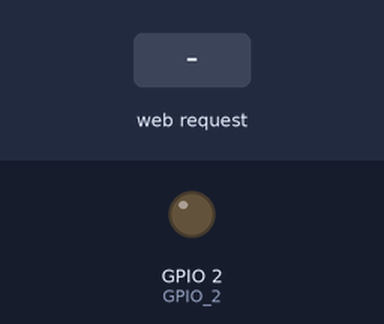
This sketch was run on a simulated ESP8266 (NodeMCU). On the bench: output pins drawn as LEDs (lit = HIGH). Inputs (shaded band) come from the test bench.

Above: at 1.2 s.
1.3 s: HTTP request GET /relay_ON received
At 1.8 s:
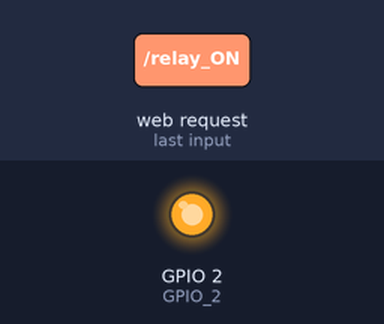
2.8 s: HTTP request GET /relay_OFF received
At 4.2 s:
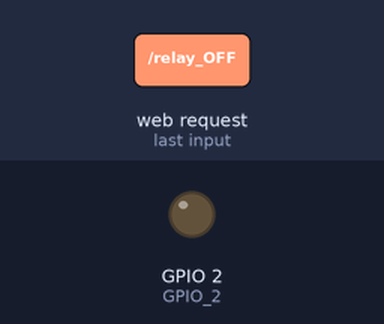
Timing chart, 0 to 5.8 s (numbered marks = the images above; inputs shaded):
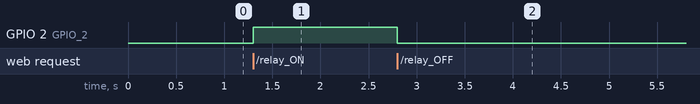

The sketch:

wifi_switch.ino
```cpp
/*Smart Plug - Captive Portal Home Automation
 * Requires no Wi-Fi to operate
 * Date:19-8-2019
 * Author: B.Aswinth Raj
 * Website: Electro-Med.com
 */

//Download all required header filers from Electro-Med.com
#include <ESP8266WiFi.h>
#include "DNSServer.h"
#include <ESP8266WebServer.h>

const byte        DNS_PORT = 53;          // 53 is set as DNS port
IPAddress         apIP(10, 10, 10, 1);    // Network Server
DNSServer         dnsServer;              // DNS server object
ESP8266WebServer  webServer(80);          // Webserver object

int GPIO_2 = 2; //Pin defanition - Relay will be connected to GPIO-0

/*START OF HMTL CODE*/
String style_detials =  //This String defines the style attributes for webpage
   "<style type=\"text/css\">"
   " body{"
    "  background-color: #a69695;"
    "}"
    "button{"
     " display: inline-block;"
    "}"
    "#buttons{"
     " text-align: center;"
    "}"

    ".controllButtons{"
     " margin-top: 15px;"
      "margin-left: 5px;"
      "background-color: white;"
      "padding: 10px;"
      "border:1px solid black;"
      "border-radius: 10px;"
      "cursor: pointer;"
      "font-size: 14px;"
    "}"

    ".controllButtons:hover{"
     " background-color: orange;"
      "padding: 10px;"
      "border:1px solid black;"
      "border-radius: 10px;"
      "cursor: pointer;"
      "font-size: 14px;"
    "}"

    "@media only screen and (max-width: 700px) {"
     " button{"
      "  display: block;"
      "}"
      "#buttons{"
       " margin-top: 10%;"
        "margin-left: 35%;"
      "}"
       " .controllButtons{"
        "  margin-top: 15px;"
        "margin-left: 5px;"
        "background-color: white;"
        "padding: 15px;"
        "border:1px solid black;"
        "border-radius: 10px;"
        "cursor: pointer;"
        "font-size: 16px;"
      "}"

      ".controllButtons:hover{"
       " background-color: orange;"
        "padding: 15px;"
        "border:1px solid black;"
        "border-radius: 10px;"
        "cursor: pointer;"
        "font-size: 16px;"
      "}"
    "}"

  "</style>";

String Home_Screen = "" //Page 1 - Home Screen HTML code
                      "<!DOCTYPE html><html>"
                      "<head><meta name=\"viewport\" content=\"width=device-width, initial-scale=1\">"
                      + style_detials +
                      "<div id=\"buttons\">"
                      "<a style=\"text-decoration:none;\" href=\"relay_ON\"> <button id=\"switchLight1\" class=\"controllButtons\">Turn ON</button> </a>"
                      "<a style=\"text-decoration:none;\" href=\"relay_OFF\"><button id=\"switchLight2\" class=\"controllButtons\">Turn OFF</button>  </a>"
                      "</div>"
                      "<body><h1>Welcome - Electro-Med</h1>"
                      "</body></html>";

String ON_Screen = "" //Page 2 - If device is turned ON
                      "<!DOCTYPE html><html>"
                      "<head><meta name=\"viewport\" content=\"width=device-width, initial-scale=1\">"
                      + style_detials +
                      "<div id=\"buttons\">"
                      "<a style=\"text-decoration:none;\" href=\"relay_ON\"> <button id=\"switchLight1\" class=\"controllButtons\">Turn ON</button> </a>"
                      "<a style=\"text-decoration:none;\" href=\"relay_OFF\"><button id=\"switchLight2\" class=\"controllButtons\">Turn OFF</button>  </a>"
                      "</div>"
                      "<body><h1>Smart Plug - Turned ON</h1>"
                      "</body></html>";

String OFF_Screen = "" //Page 3 - If device is turned OFF
                      "<!DOCTYPE html><html>"
                      "<head><meta name=\"viewport\" content=\"width=device-width, initial-scale=1\">"
                      + style_detials +
                      "<div id=\"buttons\">"
                      "<a style=\"text-decoration:none;\" href=\"relay_ON\"> <button id=\"switchLight1\" class=\"controllButtons\">Turn ON</button> </a>"
                      "<a style=\"text-decoration:none;\" href=\"relay_OFF\"><button id=\"switchLight2\" class=\"controllButtons\">Turn OFF</button>  </a>"
                      "</div>"
                      "<body><h1>Smart Plug - Turned OFF</h1>"
                      "</body></html>";

/*END OF HMTL CODE*/


void setup() {
  pinMode(LED_BUILTIN, OUTPUT); //LED pin as output for indication
  pinMode(GPIO_2, OUTPUT); //GPIO pin as output for Relay control

  WiFi.mode(WIFI_AP); //Set ESP in AP mode
  WiFi.softAPConfig(apIP, apIP, IPAddress(255, 255, 255, 0));
  WiFi.softAP("Electromed_Smart_Switch"); // Name your AP network

  dnsServer.start(DNS_PORT, "*", apIP);

  webServer.onNotFound([]() {
    webServer.sendHeader("Location", String("http://www.Electro-Med.com/home.html"), true); //Open Home screen by default
    webServer.send ( 302, "text/plain", "");
  });

  webServer.on("/home.html", []() {
    webServer.send(200, "text/html", Home_Screen);
  });

//ON_Screen
  webServer.on("/relay_ON", [](){ //If turn on Button is pressed
       digitalWrite(LED_BUILTIN, LOW); //Turn off LED
       digitalWrite(GPIO_2, HIGH);  //Turn off Relay
       webServer.send(200, "text/html", ON_Screen); //Display this screen
  });

//OFF_Screen
  webServer.on("/relay_OFF", [](){ //If turn off Button is pressed
       digitalWrite(LED_BUILTIN, HIGH); //Turn on LED
       digitalWrite(GPIO_2, LOW); //Turn on Relay
       webServer.send(200, "text/html", OFF_Screen); //Display this screen
  });


  webServer.begin();
}

void loop() {
  dnsServer.processNextRequest();
  webServer.handleClient();
}
```

Measured:
- after the input at 1.3 s, GPIO 2 (GPIO_2): LOW → HIGH at once
- after the input at 2.8 s, GPIO 2 (GPIO_2): HIGH → LOW at once
